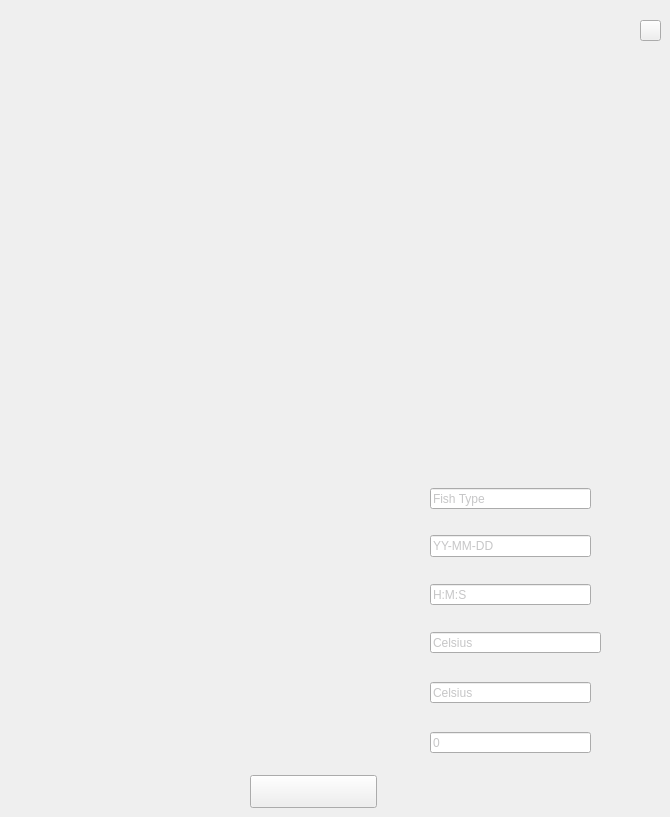
      <widget class="QWidget" name="page_createTank">
       <widget class="QPushButton" name="button_main_create">
        <property name="geometry">
         <rect>
          <x>250</x>
          <y>775</y>
          <width>127</width>
          <height>33</height>
         </rect>
        </property>
        <property name="font">
         <font>
          <pointsize>10</pointsize>
         </font>
        </property>
        <property name="styleSheet">
         <string notr="true">QPushButton{
	border-image: url(:/Resources/createButton.png);
background-repeat: none;
}

QPushButton:hover{
border-image: url(:/Resources/createButtonPressed.png);
}

QPushButton:pressed{
border-image: url(:/Resources/createButtonPressed.png);
}x</string>
        </property>
        <property name="text">
         <string/>
        </property>
       </widget>
       <widget class="QPushButton" name="close_2">
        <property name="geometry">
         <rect>
          <x>640</x>
          <y>20</y>
          <width>21</width>
          <height>21</height>
         </rect>
        </property>
        <property name="styleSheet">
         <string notr="true">QPushButton{
border-image: url(:/Resources/exitWhiteBlue.png);
background-repeat: none;
}

QPushButton:hover{
border-image: url(:/Resources/black_blue.png);
}

QPushButton:pressed{
border-image: url(:/Resources/black_blue.png);
}x</string>
        </property>
        <property name="text">
         <string/>
        </property>
       </widget>
       <widget class="QLineEdit" name="lineEdit_fishType_create">
        <property name="geometry">
         <rect>
          <x>430</x>
          <y>488</y>
          <width>161</width>
          <height>21</height>
         </rect>
        </property>
        <property name="styleSheet">
         <string notr="true">border-image: url(:/Resources/darkBlackBG.png);
color: rgb(198, 198, 199);
font: 25 10pt &quot;Roboto Light&quot;;
</string>
        </property>
        <property name="text">
         <string>Fish Type</string>
        </property>
       </widget>
       <widget class="QLineEdit" name="lineEdit_feedingSchedule">
        <property name="geometry">
         <rect>
          <x>430</x>
          <y>584</y>
          <width>161</width>
          <height>21</height>
         </rect>
        </property>
        <property name="styleSheet">
         <string notr="true">border-image: url(:/Resources/darkBlackBG.png);
color: rgb(198, 198, 199);
font: 25 10pt &quot;Roboto Light&quot;;
</string>
        </property>
        <property name="text">
         <string>H:M:S</string>
        </property>
       </widget>
       <widget class="QLineEdit" name="lineEdit_wqThreshold">
        <property name="geometry">
         <rect>
          <x>430</x>
          <y>732</y>
          <width>161</width>
          <height>21</height>
         </rect>
        </property>
        <property name="styleSheet">
         <string notr="true">border-image: url(:/Resources/darkBlackBG.png);
color: rgb(198, 198, 199);
font: 25 10pt &quot;Roboto Light&quot;;
</string>
        </property>
        <property name="text">
         <string>0</string>
        </property>
       </widget>
       <widget class="QLineEdit" name="lineEdit_tempLThreshold">
        <property name="geometry">
         <rect>
          <x>430</x>
          <y>632</y>
          <width>171</width>
          <height>21</height>
         </rect>
        </property>
        <property name="styleSheet">
         <string notr="true">border-image: url(:/Resources/darkBlackBG.png);
color: rgb(198, 198, 199);
font: 25 10pt &quot;Roboto Light&quot;;
</string>
        </property>
        <property name="text">
         <string>Celsius</string>
        </property>
       </widget>
       <widget class="QLineEdit" name="lineEdit_tempUThreshold">
        <property name="geometry">
         <rect>
          <x>430</x>
          <y>682</y>
          <width>161</width>
          <height>21</height>
         </rect>
        </property>
        <property name="styleSheet">
         <string notr="true">border-image: url(:/Resources/darkBlackBG.png);
color: rgb(198, 198, 199);
font: 25 10pt &quot;Roboto Light&quot;;
</string>
        </property>
        <property name="text">
         <string>Celsius</string>
        </property>
       </widget>
       <widget class="QLineEdit" name="lineEdit_harvestDate_create">
        <property name="geometry">
         <rect>
          <x>430</x>
          <y>535</y>
          <width>161</width>
          <height>22</height>
         </rect>
        </property>
        <property name="styleSheet">
         <string notr="true">border-image: url(:/Resources/darkBlackBG.png);
color: rgb(198, 198, 199);
font: 25 10pt &quot;Roboto Light&quot;;
</string>
        </property>
        <property name="text">
         <string>YY-MM-DD</string>
        </property>
       </widget>
      </widget>
